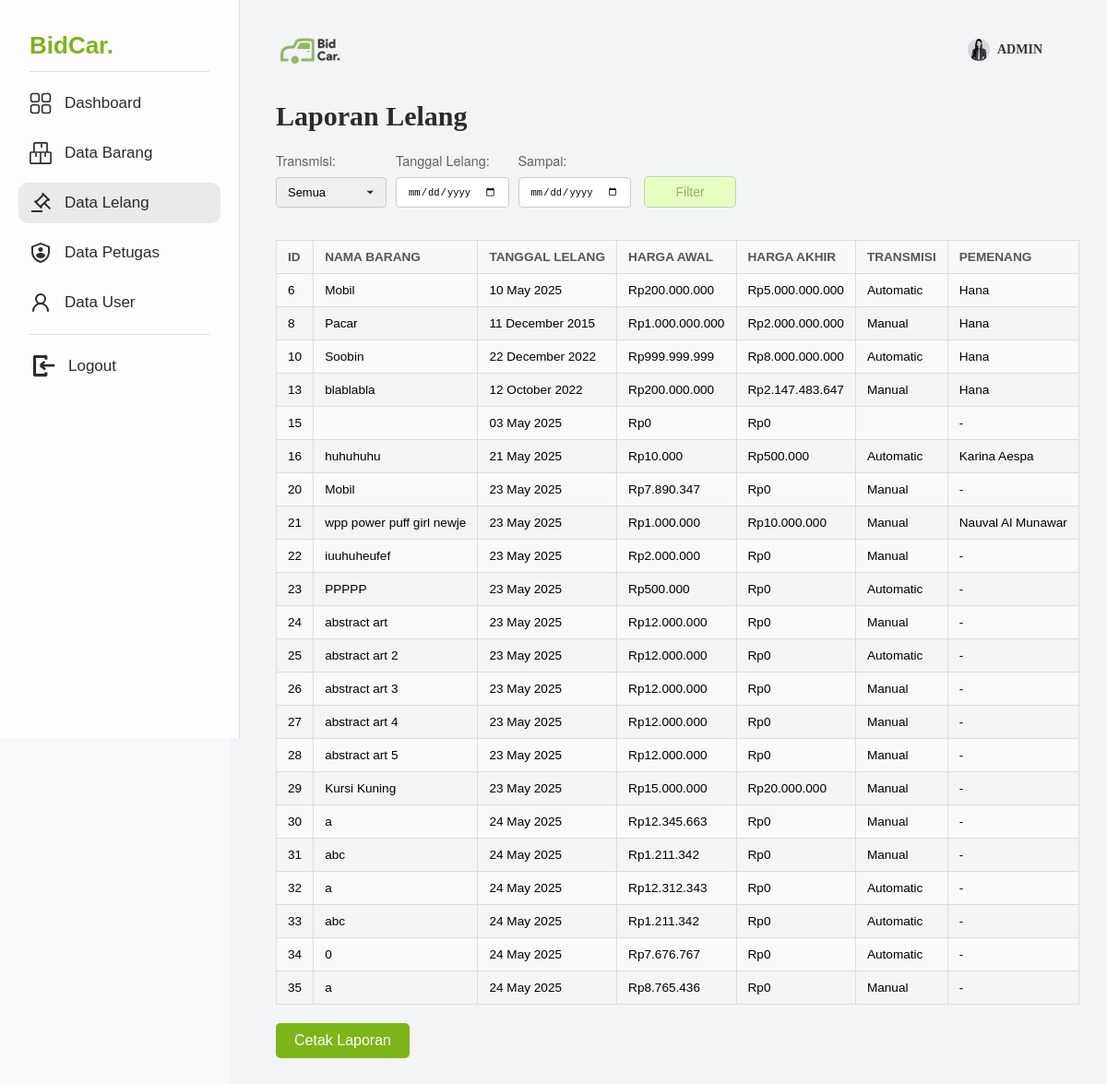
The app's page /report/laporan_lelang-admin.php (signed in) with its own data.
### tables this page shows
CREATE TABLE `tb_petugas` (
  `id_petugas` int(11) NOT NULL,
  `nama_petugas` varchar(25) NOT NULL,
  `username` varchar(25) NOT NULL,
  `password` varchar(255) NOT NULL,
  `id_level` int(11) NOT NULL,
  `foto` varchar(255) NOT NULL
);

CREATE TABLE `tb_lelang` (
  `id_lelang` int(11) NOT NULL,
  `id_barang` int(11) NOT NULL,
  `tgl_lelang` date NOT NULL,
  `harga_akhir` bigint(20) NOT NULL,
  `id_user` int(11) DEFAULT NULL,
  `id_petugas` int(11) NOT NULL,
  `status` enum('dibuka','ditutup') NOT NULL,
  `tgl_selesai` date NOT NULL
);

CREATE TABLE `tb_barang` (
  `id_barang` int(11) NOT NULL,
  `nama_barang` varchar(25) NOT NULL,
  `tgl` date NOT NULL,
  `harga_awal` bigint(20) NOT NULL,
  `deskripsi_barang` text NOT NULL,
  `gambar` varchar(255) NOT NULL,
  `transmisi` enum('Automatic','Manual') NOT NULL,
  `status` enum('Belum Lelang','Dilelang','Sudah Dilelang') NOT NULL
);

CREATE TABLE `tb_masyarakat` (
  `id_user` int(11) NOT NULL,
  `nama_lengkap` varchar(25) NOT NULL,
  `username` varchar(25) NOT NULL,
  `password` varchar(255) NOT NULL,
  `telp` varchar(25) NOT NULL,
  `foto` varchar(255) NOT NULL
);

### report/laporan_lelang-admin.php (the view, shortened to what this page needs)
<?php
include '../config/koneksi.php';
$id_petugas = $_SESSION['id_petugas'];
$query = mysqli_query($koneksi, "SELECT * FROM tb_petugas WHERE id_petugas = '$id_petugas'");
$pfp = mysqli_fetch_assoc($query);
$tgl_lelang = $_GET['tgl_lelang'] ?? '';
$tgl_selesai = $_GET['tgl_selesai'] ?? '';
$query = "SELECT l.id_lelang, b.nama_barang,  l.tgl_lelang, b.harga_awal, l.harga_akhir,b.transmisi,m.nama_lengkap AS pemenang FROM tb_lelang l
        JOIN tb_barang b ON l.id_barang = b.id_barang
        LEFT JOIN tb_masyarakat m ON l.id_user = m.id_user
        WHERE 1=1";
$result = mysqli_query($koneksi, $query);
?>
<!DOCTYPE html>
<html lang="id">
<head>
    <link rel="stylesheet" href="../css/laporan_lelang-admin.css">
</head>
<body>
            <div class="sidebar">
            <h1>BidCar.</h1>
            <hr class="sidebar-divider"/>
            <ul>
                <li><a href="/bidcar/model/admin/dashboard_admin.php"><img src="../img/dashboard-icon.svg" alt="dashboard"/>Dashboard</a></li>
                <li><a href="/bidcar/model/admin/data_barang.php"><img src="../img/barang-icon.svg" alt="barang"/>Data Barang</a></li>
                <li class="active"><a href="/bidcar/model/admin/data_lelang.php"><img src="../img/lelang-icon.svg" alt="lelang"/>Data Lelang</a></li>
                <li><a href="/bidcar/model/admin/data_petugas.php"><img src="../img/admin-icon.svg" alt="admin"/>Data Petugas</a></li>
                <li><a href="/bidcar/model/admin/data_pengguna.php"><img src="../img/user-icon.svg" alt="user"/>Data User</a></li>
            </ul>
            <hr class="sidebar-divider"/>
            <form method="GET" action="../controllers/logout_controllers.php">
                <button type="button" name="logout" class="logout-btn">
                    <a href="/bidcar/controllers/logout_controllers.php"><img src="../img/logout-icon.svg" alt="logout"/>Logout</a>
                </button>
            </form>
        </div>
        <div class="content">
            <div class="navbar-content">
                <div class="navbar-left">
                    <img src="../img/bidcar alt color 3.svg" alt="BidCar Logo" class="header-logo">
                </div>
                <div class="header-right">
                    <a href="../../views/profile-petugas.php">
                        <div class="petugas-profile">
                            <?php
                            $default_profile_image = 'default.png';
                            $placeholder_icon_image = 'profile-pfp.svg';
                            $foto_petugas_path = '';
                            if (isset($pfp['foto']) && !empty($pfp['foto']) && $pfp['foto'] != $default_profile_image) {
                                $foto_petugas_path = htmlspecialchars($pfp['foto']);
                            } else {
                                $foto_petugas_path = $placeholder_icon_image;
                            }
                            ?>
                            <img src="/bidcar/img/<?= $foto_petugas_path ?>" alt="Foto Petugas" class="petugas-icon">
                            <span><?= htmlspecialchars($pfp['username'])?></span>
                        </div>
                    </a>
                </div>
            </div>
            <h2>Laporan Lelang</h2>
            <div class="filter">
                <form method="GET" action="">
                    <label>Transmisi:
                        <select name="transmisi">
                            <option value="">Semua</option>
                        </select>
                    </label>
                    <label>Tanggal Lelang:
                        <input type="date" name="tgl_lelang" value="<?= htmlspecialchars($tgl_lelang) ?>">
                    </label>
                    <label>Sampai:
                        <input type="date" name="tgl_selesai" value="<?= htmlspecialchars($tgl_selesai) ?>">
                    </label>
                    <button type="submit">Filter</button>
                </form>
            </div>
            <table>
                <tr>
                    <th>ID</th>
                    <th>Nama Barang</th>
                    <th>Tanggal Lelang</th> <th>Harga Awal</th>
                    <th>Harga Akhir</th>
                    <th>Transmisi</th>
                    <th>Pemenang</th>
                </tr>
                <?php if (mysqli_num_rows($result) > 0): ?>
                    <?php while ($row = mysqli_fetch_assoc($result)): ?>
                        <tr>
                            <td><?= htmlspecialchars($row['id_lelang']) ?></td>
                            <td><?= htmlspecialchars($row['nama_barang']) ?></td>
                            <td>
                                <?php
                                    $tgl_lelang_formatted = strftime('%d %B %Y', strtotime($row['tgl_lelang']));
                                    echo $tgl_lelang_formatted;
                                ?>
                            </td>
                            <td>Rp<?= number_format($row['harga_awal'], 0, ',', '.') ?></td>
                            <td>Rp<?= number_format($row['harga_akhir'], 0, ',', '.') ?></td>
                            <td><?= htmlspecialchars(ucfirst($row['transmisi'])) ?></td> <td><?= htmlspecialchars($row['pemenang'] ?? '-') ?></td>
                        </tr>
                    <?php endwhile; ?>
                <?php else: ?>
                    <tr>
                        <td colspan="7">Tidak ada data lelang sesuai filter.</td>
                    </tr>
                <?php endif; ?>
            </table>
            <div class="print-btn">
                <button onclick="window.print()">Cetak Laporan</button>
            </div>
        </div>
</body>
</html>

### css/laporan_lelang-admin.css (style rules this page uses)
* { margin: 0; padding: 0; box-sizing: border-box; }
body { font-family: 'Arial', sans-serif; background-color: #F8F9FA; }
.sidebar { position: fixed; top: 0; left: 0; z-index: 1000; width: 260px; height: 100vh; background-color: #FDFDFD; padding: 34px 20px; border-right: 1px solid #e0e0e0; }
.sidebar h1 { font-size: 26px; color: #7CB518; margin-left: 12px; font-family: 'Product Sans Black', sans-serif; }
.sidebar ul { list-style: none; }
.sidebar ul li { margin-bottom: 10px; }
.sidebar ul li a, .logout-btn a { display: flex; align-items: center; gap: 14px; text-decoration: none; color: #2b2b2b; font-family: 'Product Sans Medium', sans-serif; font-size: 17px; padding: 10px 12px; border-radius: 10px; transition: background-color 0.3s; }
.sidebar ul li.active a { background-color: #eaeaea; }
.sidebar ul li a img, .logout-btn img { width: 24px; height: 24px; }
.sidebar-divider { border: none; border-top: 1px solid #e0e0e0; margin: 12px 12px; }
.logout-btn { background: none; border: none; padding: 0; margin-left: 4px; width: 100%; text-align: left; }
.content { flex: 1; margin-left: 250px; padding: 39px 30px 40px 49px; background-color: #F3F4F6; display: flex; flex-direction: column; }
.navbar-content { display: flex; justify-content: space-between; align-items: center; margin-bottom: 40px; padding: 0px 20px; }
.navbar-left { display: flex; align-items: center; }
.header-logo { height: 30px; margin-left: -15px; }
.header-right { display: flex; align-items: center; margin-right: 20px; }
.petugas-profile { display: flex; align-items: center; gap: 8px; font-size: 14px; font-family: 'Product Sans'; font-weight: bold; color: #333; }
a { text-decoration: none; }
.petugas-icon { width: 24px; height: 24px; border-radius: 50%; }
h2 { margin-bottom: 20px; font-size: 30px; font-family: 'Product Sans Black'; text-align: left; color: #2b2b2b; }
table { border-collapse: collapse; width: 100%; margin-top: 20px; }
th, td { border: 1px solid #ddd; padding: 10px 12px; text-align: left; vertical-align: top; }
th { background-color: #f8f8f8; font-weight: bold; color: #555; text-transform: uppercase; font-size: 0.85em; }
td { font-size: 0.85em; }
tr:nth-child(even) { background-color: #f9f9f9; }
.filter form { font-family: 'Helvetica Neue', sans-serif; display: flex; flex-wrap: wrap; gap: 10px; align-items: flex-end; margin-bottom: 15px; }
.filter label { font-family: 'Helvetica Neue', sans-serif; display: flex; flex-direction: column; font-size: 0.9em; color: #626262; gap: 8px; }
.filter select { -webkit-appearance: none; -moz-appearance: none; appearance: none; background-repeat: no-repeat; background-position: right 10px center; background-size: 12px; width: 120px; padding: 8px 12px; border: 1px solid #ccc; border-radius: 4px; font-size: 0.9em; transition: border-color 0.3s ease; }
.filter input[type="date"] { padding: 8px 12px; border: 1px solid #ccc; border-radius: 4px; font-size: 0.9em; transition: border-color 0.3s ease; }
.filter button { width: 100px; padding: 8px 12px; border-radius: 5px; margin-left: 4px; font-size: 14px; font-family: 'Product Sans Medium', sans-serif; background-color: #E5FFC0; border: 1px solid #c1d3a8; color: #93B761; cursor: pointer; transition: background-color, color, border-color 0.2s ease; }
.print-btn { text-align: left; margin-top: 20px; }
.print-btn button, .no-print { font-family: 'Product Sans Medium', sans-serif; background-color: #7CB518; color: #FDFDFD; padding: 10px 20px; border: none; border-radius: 5px; cursor: pointer; font-size: 1em; transition: background-color 0.2s ease; }

### records on screen
tb_petugas: foto (picture), username "ADMIN"
tb_lelang: id_lelang "6", id_barang.nama_barang "Mobil", tgl_lelang "10 May 2025", id_barang.harga_awal "200.000.000", harga_akhir "5.000.000.000", id_barang.transmisi "Automatic", id_user.nama_lengkap "Hana"
tb_lelang: id_lelang "8", id_barang.nama_barang "Pacar", tgl_lelang "11 December 2015", id_barang.harga_awal "1.000.000.000", harga_akhir "2.000.000.000", id_barang.transmisi "Manual", id_user.nama_lengkap "Hana"
tb_lelang: id_lelang "10", id_barang.nama_barang "Soobin", tgl_lelang "22 December 2022", id_barang.harga_awal "999.999.999", harga_akhir "8.000.000.000", id_barang.transmisi "Automatic", id_user.nama_lengkap "Hana"
tb_lelang: id_lelang "13", id_barang.nama_barang "blablabla", tgl_lelang "12 October 2022", id_barang.harga_awal "200.000.000", harga_akhir "2.147.483.647", id_barang.transmisi "Manual", id_user.nama_lengkap "Hana"
tb_lelang: id_lelang "15", tgl_lelang "03 May 2025", id_barang.harga_awal "0", harga_akhir "0", pemenang "-"
tb_lelang: id_lelang "16", id_barang.nama_barang "huhuhuhu", tgl_lelang "21 May 2025", id_barang.harga_awal "10.000", harga_akhir "500.000", id_barang.transmisi "Automatic", id_user.nama_lengkap "Karina Aespa"
tb_lelang: id_lelang "20", id_barang.nama_barang "Mobil", tgl_lelang "23 May 2025", id_barang.harga_awal "7.890.347", harga_akhir "0", id_barang.transmisi "Manual", pemenang "-"
tb_lelang: id_lelang "21", id_barang.nama_barang "wpp power puff girl newje", tgl_lelang "23 May 2025", id_barang.harga_awal "1.000.000", harga_akhir "10.000.000", id_barang.transmisi "Manual", id_user.nama_lengkap "Nauval Al Munawar"
tb_lelang: id_lelang "22", id_barang.nama_barang "iuuhuheufef", tgl_lelang "23 May 2025", id_barang.harga_awal "2.000.000", harga_akhir "0", id_barang.transmisi "Manual", pemenang "-"
tb_lelang: id_lelang "23", id_barang.nama_barang "PPPPP", tgl_lelang "23 May 2025", id_barang.harga_awal "500.000", harga_akhir "0", id_barang.transmisi "Automatic", pemenang "-"
tb_lelang: id_lelang "24", id_barang.nama_barang "abstract art", tgl_lelang "23 May 2025", id_barang.harga_awal "12.000.000", harga_akhir "0", id_barang.transmisi "Manual", pemenang "-"
tb_lelang: id_lelang "25", id_barang.nama_barang "abstract art 2", tgl_lelang "23 May 2025", id_barang.harga_awal "12.000.000", harga_akhir "0", id_barang.transmisi "Automatic", pemenang "-"
tb_lelang: id_lelang "26", id_barang.nama_barang "abstract art 3", tgl_lelang "23 May 2025", id_barang.harga_awal "12.000.000", harga_akhir "0", id_barang.transmisi "Manual", pemenang "-"
tb_lelang: id_lelang "27", id_barang.nama_barang "abstract art 4", tgl_lelang "23 May 2025", id_barang.harga_awal "12.000.000", harga_akhir "0", id_barang.transmisi "Manual", pemenang "-"
tb_lelang: id_lelang "28", id_barang.nama_barang "abstract art 5", tgl_lelang "23 May 2025", id_barang.harga_awal "12.000.000", harga_akhir "0", id_barang.transmisi "Manual", pemenang "-"
tb_lelang: id_lelang "29", id_barang.nama_barang "Kursi Kuning", tgl_lelang "23 May 2025", id_barang.harga_awal "15.000.000", harga_akhir "20.000.000", id_barang.transmisi "Manual", pemenang "-"
tb_lelang: id_lelang "30", id_barang.nama_barang "a", tgl_lelang "24 May 2025", id_barang.harga_awal "12.345.663", harga_akhir "0", id_barang.transmisi "Manual", pemenang "-"
tb_lelang: id_lelang "31", id_barang.nama_barang "abc", tgl_lelang "24 May 2025", id_barang.harga_awal "1.211.342", harga_akhir "0", id_barang.transmisi "Manual", pemenang "-"
tb_lelang: id_lelang "32", id_barang.nama_barang "a", tgl_lelang "24 May 2025", id_barang.harga_awal "12.312.343", harga_akhir "0", id_barang.transmisi "Automatic", pemenang "-"
tb_lelang: id_lelang "33", id_barang.nama_barang "abc", tgl_lelang "24 May 2025", id_barang.harga_awal "1.211.342", harga_akhir "0", id_barang.transmisi "Automatic", pemenang "-"
tb_lelang: id_lelang "34", id_barang.nama_barang "0", tgl_lelang "24 May 2025", id_barang.harga_awal "7.676.767", harga_akhir "0", id_barang.transmisi "Automatic", pemenang "-"
tb_lelang: id_lelang "35", id_barang.nama_barang "a", tgl_lelang "24 May 2025", id_barang.harga_awal "8.765.436", harga_akhir "0", id_barang.transmisi "Manual", pemenang "-"
